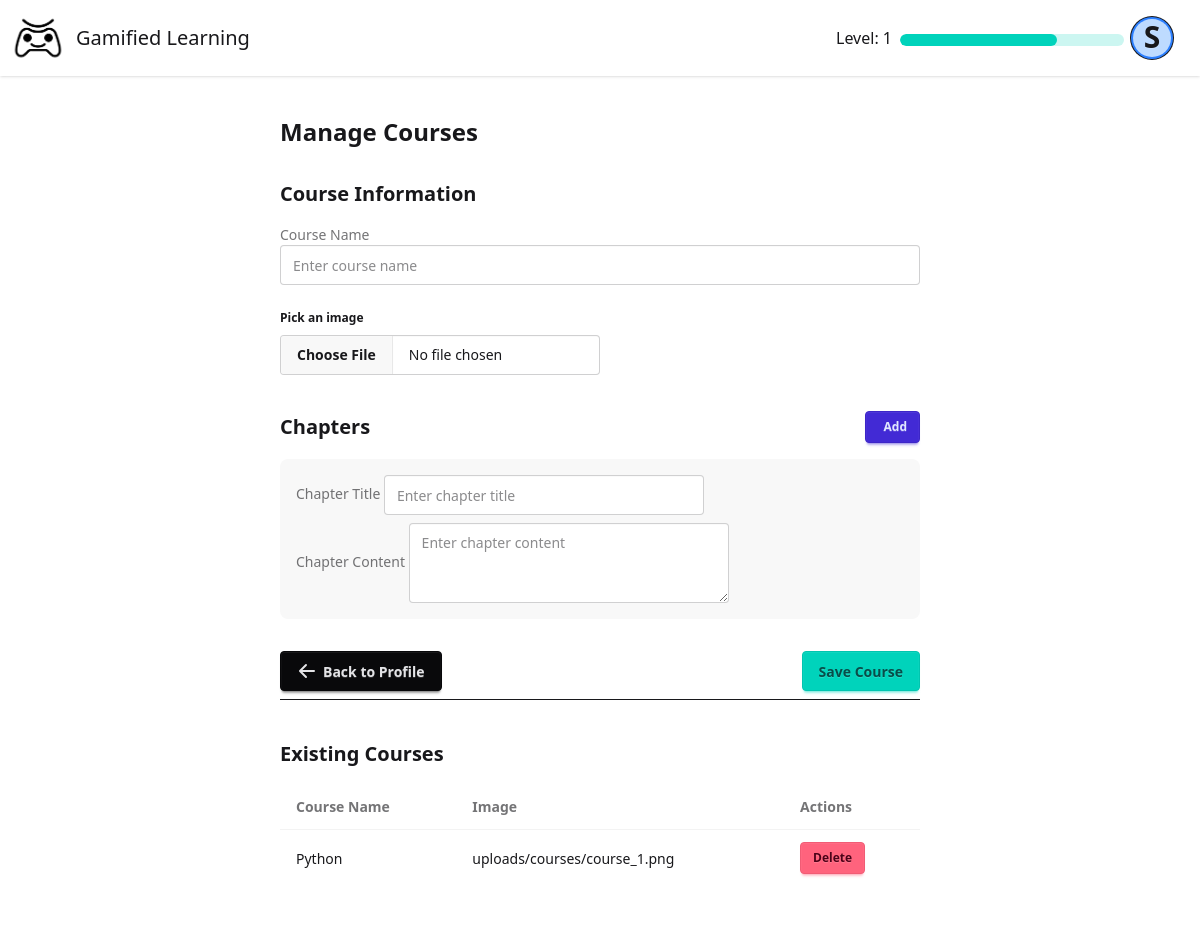
The page /admin_courses (signed in) on the database as committed earlier.
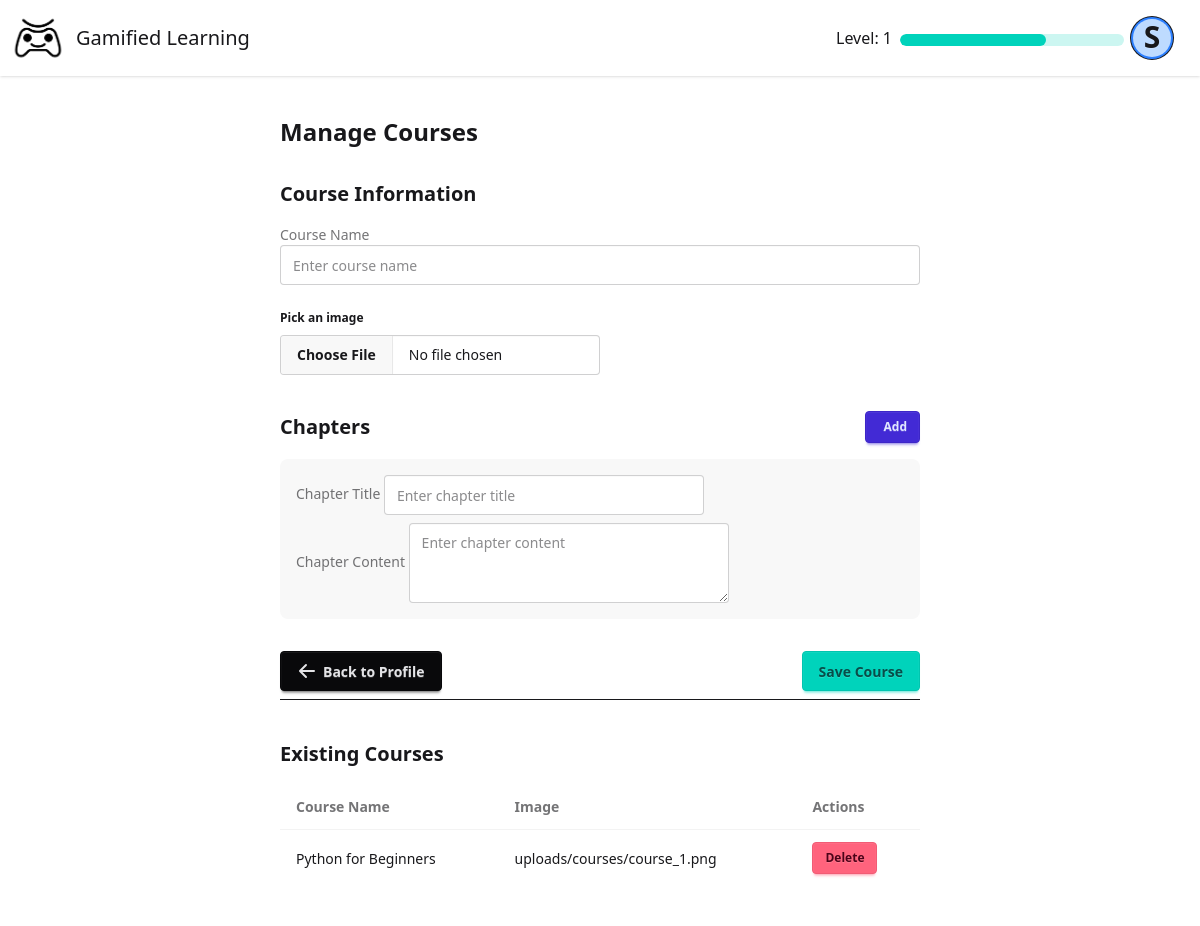
The same page on the database as committed later.
### models/models.py (models this page shows, shortened)
class User(db.Model):
    id = db.Column(db.Integer, primary_key=True)
    name = db.Column(db.String(100), nullable=False)
    username = db.Column(db.String(80), unique=True, nullable=False)
    email = db.Column(db.String(120), unique=True, nullable=False)
    stream = db.Column(db.String(20), nullable=False)
    year = db.Column(db.String(10), nullable=False)
    password = db.Column(db.String(120), nullable=False)
    points = db.Column(db.Integer, default=0)
    level = db.Column(db.Integer, default=1)
    is_admin = db.Column(db.Boolean, default=False)
    created_at = db.Column(db.DateTime, default=datetime.utcnow)
    last_login = db.Column(db.DateTime)
    courses = db.relationship('Course', secondary=user_courses, back_populates='users')
    completed_chapters = db.relationship('UserChapterProgress', back_populates='user')

class Course(db.Model):
    id = db.Column(db.Integer, primary_key=True)
    name = db.Column(db.String(50), unique=True, nullable=False)
    image = db.Column(db.String(100), nullable=True, default="star.png")
    description = db.Column(db.Text)
    created_at = db.Column(db.DateTime, default=datetime.utcnow)
    updated_at = db.Column(db.DateTime, default=datetime.utcnow, onupdate=datetime.utcnow)
    is_active = db.Column(db.Boolean, default=True)
    users = db.relationship('User', secondary=user_courses, back_populates='courses')
    chapters = db.relationship('Chapter', back_populates='course', cascade='all, delete-orphan')

### routes/admin.py (the view, shortened to what this page needs)
def admin_courses_page():
    if 'user_id' not in session:
        return redirect(url_for('login'))
    user = db.session.get(User, session['user_id'])
    if user is None:
        session.clear()
        return redirect(url_for('login'))
    courses = Course.query.all()
    return render_template('admin_courses.html', user=user, courses=courses)

### templates/admin_courses.html (shortened to what the changed rows need)
{% extends "base.html" %}
{% block content %}
    <div class="min-h-screen flex items-center justify-center p-4" style="width: 60%; position: relative; left: 50%; transform: translate(-50%, 0);">
        <div class="card w-full max-w-3xl bg-base-100 shadow-xl">
            <div class="card-body">
                <h2 class="card-title text-2xl mb-6">Manage Courses</h2>
                <div class="mt-8">
                    <div class="overflow-x-auto">
                        <table class="table w-full">
                            <thead>
                                <tr>
                                    <th>Course Name</th>
                                    <th>Image</th>
                                    <th>Actions</th>
                                </tr>
                            </thead>
                            <tbody>
                                {% for course in courses %}
                                    <tr>
                                        <td>{{ course.name }}</td>
                                        <td>{{ course.image }}</td>
                                        <td>
                                            <button class="btn btn-error btn-sm delete-course-btn"
                                                data-course-id="{{ course.id}}"
                                                data-course-name="{{ course.name }}"
                                            >
                                            Delete
                                            </button>
                                        </td>
                                    </tr>
                                {% endfor %}
                            </tbody>
                        </table>
                    </div>
                </div>
            </div>
        </div>
    </div>
{% endblock %}

### templates/base.html (shortened to what this page needs)
<!doctype html>
<html>
    <head>
        <link
            href="https://cdn.jsdelivr.net/npm/daisyui@5"
            rel="stylesheet"
            type="text/css"
        />
        <link rel="stylesheet" href="{{url_for('static',filename='dist/output.css')}}">
        <link
            href="https://cdn.jsdelivr.net/npm/daisyui@5/themes.css"
            rel="stylesheet"
            type="text/css"
        />
    </head>
    <body>
        <div class="min-h-screen flex flex-col">
            <div class="navbar bg-base-100 shadow-sm sticky top-0 z-[100]">
                <div class="flex-1">
                    <div class="flex items-center gap-2">
                        <img
                            src="/static/logo.png"
                            alt="logo"
                            class="size-15"
                        />
                        <a class="text-xl" href="/">Gamified Learning</a>
                    </div>
                </div>
                {% if 'user_id' in session %}
                <div class="flex gap-2 pr-5">
                    <p class="pt-2" style="height: min-content">
                        Level: {{ user.level }}
                    </p>
                    <progress
                        class="progress progress-accent w-56 h-3 mt-4"
                        value="{{ user.points }}"
                        max="200"
                    ></progress>
                    <div class="dropdown dropdown-end">
                        <div
                            tabindex="0"
                            role="button"
                            class="btn btn-ghost btn-circle avatar"
                        >
                            <div
                                class="w-10 rounded-full ring ring-blue ring-offset-2 ring-offset-blue-500 bg-blue-200"
                            >
                                <span class="text-3xl"
                                    >{{ user.name|first }}</span
                                >
                            </div>
                        </div>
                    </div>
                </div>
                {% else %}
                <a href="{{ url_for('login') }}" class="pr-5">Login</a>
                {% endif %}
            </div>
            <main class="flex-grow">{% block content %}{% endblock %}</main>
        </div>
    </body>
</html>

Rows that differ between the two databases and show on the page:
changed User: points 140 → 130 (drawn)
changed Course "uploads/courses/course_1.png": name "Python" → "Python for Beginners"
